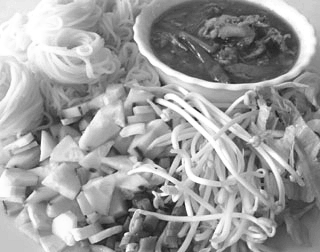
#> input picture example/image.png, 320 x 252 px, found by its file name
$ python FastMatch_demo.py
#> lines starting #> are read from the running program, lines starting #| are printed output that depends on the picture
import numpy as np
import cv2
import matplotlib.pyplot as plt
from tqdm import tqdm
import time

def FastMatch(template, img):
    epsilon                 = 0.15
    delta                   = 0.25
    photometricInvariance   = 0
    templateMask            = np.ones(template.shape)

    img          = MakeOdd(img)
    template     = MakeOdd(template)
    templateMask = MakeOdd(templateMask)

    ## image dimisions
    h1, w1 = template.shape[:2]
    h2, w2 = img.shape[:2]
    r1x    = 0.5 * (w1 - 1)
    r1y    = 0.5 * (h1 - 1)
    r2x    = 0.5 * (w2 - 1)
    r2y    = 0.5 * (h2 - 1)

    ## search range
    class SearchRange():
        def __init__(self, minScale, maxScale,\
                     minRotation, maxRotation, \
                     minTx=0, maxTx=0, minTy=0, maxTy=0):
            self.minScale       = minScale
            self.maxScale       = maxScale
            self.minRotation    = minRotation
            self.maxRotation    = maxRotation
            self.minTx          = minTx
            self.maxTx          = maxTx
            self.minTy          = minTy
            self.maxTy          = maxTy
    searchRange = SearchRange(
        minScale    = 0.5,
        maxScale    = 2,
        minRotation = -np.pi,
        maxRotation = np.pi,
    )
    searchRange.minTx       = -(r2x - r1x * searchRange.minScale)
    searchRange.maxTx       = r2x - r1x * searchRange.minScale
    searchRange.minTy       = -(r2y - r1y * searchRange.minScale)
    searchRange.maxTy       = r2y - r1y * searchRange.minScale


    # check
    assert (searchRange.minScale    >=0)        & (searchRange.minScale     <=1)
    assert (searchRange.maxScale    >=1)        & (searchRange.maxScale     <=5)
    assert (searchRange.minRotation >=-np.pi)   & (searchRange.minRotation  <=0)
    assert (searchRange.maxRotation >=0)        & (searchRange.maxRotation  <= np.pi)

    # copy params
    minScale    = searchRange.minScale
    maxScale    = searchRange.maxScale
    minRotation = searchRange.minRotation
    maxRotation = searchRange.maxRotation
    minTx       = max(searchRange.minTx,-(r2x-r1x*minScale))
    maxTx       = min(searchRange.maxTx,r2x-r1x*minScale)
    minTy       = max(searchRange.minTy,-(r2y-r1y*minScale))
    maxTy       = min(searchRange.maxTy,r2y-r1y*minScale)

    ## parametrize the initial grid
    bounds, steps = GenerateGrid(w1,h1,delta,minTx,maxTx,minTy,maxTy,minRotation,maxRotation,minScale,maxScale)

    bestConfig,bestTransMat,sampledError = \
        FindBestTransformation(template,img,bounds,steps,epsilon,delta,photometricInvariance, templateMask)

    return bestConfig,bestTransMat,sampledError

def MakeOdd(img):
    if len(img.shape) == 2:
        h, w = img.shape[:2]
    elif len(img.shape) == 3:
        h, w, d = img.shape
        if d >> 1 << 1== d:
            img = img[:,:,:-1]

    croppedH = 0
    croppedW = 0

    if h >> 1 << 1 == h:
        cropppedH = 1
        img = img[:-1]
    if w >> 1 << 1 == w:
        croppedW = 1
        img = img[:, :-1]
    return img

def GenerateGrid(sourceW, sourceH, delta,minTx,maxTx,minTy,maxTy,minR,maxR,minS,maxS):
    class GridValue():
        def __init__(self, tx, ty, r, s):
            self.tx = tx
            self.ty = ty
            self.r  = r
            self.s  = s

    bounds = GridValue(
        tx = [minTx, maxTx],
        ty = [minTy, maxTy],
        r  = [minR, maxR],
        s  = [minS, maxS]
    )

    steps = GridValue(
        tx = delta * sourceW / np.sqrt(2),
        ty = delta * sourceH / np.sqrt(2),
        r  = delta * np.sqrt(2),
        s  = delta / np.sqrt(2)
    )

    return bounds, steps

def FindBestTransformation(I1, I2, bounds, steps, epsilon, delta, photometricInvariance, templateMask):
    ## %% blur in main loop - this reduces the total-variation and gives better results
    assert len(I1.shape) == 2, 'the img must be gray'
    origI1 = I1.copy()
    origI2 = I2.copy()

    h1, w1 = I1.shape

    ## generate Theta(1/eps^2) random points
    numPoints = round(10 / epsilon ** 2)
    xs, ys = getPixelSample(templateMask, numPoints)

    ## generate the Net
    configs, gridSize = CreateListOfConfigs(bounds, steps)

    if configs.shape[0] > 71000000:
        raise 'more than 35 million configs!'

    # main loop
    deltaFact = 1.511
    level = 0
    bestDists = []
    perRoundNumConfigs = []
    perRoundNumGoodConfigs = []
    perRoundOrig_percentage = []
    bestGridVec = []
    newDelta = delta

    while 1:
        level = level + 1

        # if (isGrayscale)  the pic is must gray, bcz we use the assert
        blur_sigma = 1.5 + 0.5 / deltaFact**(level-1)
        blur_size = np.ceil(4 * blur_sigma).astype(np.int16)
        if blur_size % 2 == 0:
            blur_size += 1

        I1 = cv2.GaussianBlur(origI1, (blur_size, blur_size), blur_sigma, cv2.BORDER_REFLECT)
        I2 = cv2.GaussianBlur(origI2, (blur_size, blur_size), blur_sigma, cv2.BORDER_REFLECT)

        h2, w2 = I2.shape

        r1x = 0.5*(w1-1)
        r1y = 0.5*(h1-1)
        r2x = 0.5*(w2-1)
        r2y = 0.5*(h2-1)

        # 0] if limited rotation range -fileter out illegal rotations
        if bounds.r[0] > -np.pi or bounds.r[1] > np.pi:
            minRot = bounds.r[0]
            maxRot = bounds.r[1]
            # totla rotations in the range [0, 2*pi]
            totalRots = divmod(configs[:,2] + configs[:,5], 2*np.pi)[1]
            # total rotation in the range [-pi, pi]
            # TODebug:
            totalRots[totalRots > np.pi] = totalRots[totalRots > np.pi] - 2*np.pi
            # filtering
            configs = configs[np.logical_and(totalRots > minRot , totalRots < maxRot), :]

        # 1] translate config vectors to matrix form
        # Configs2AffineMEX = tic
        print('---- Configs2Affine, with %d configs -----\n'%configs.shape[0])

        matrixConfigs_mex, insiders = \
            Configs2Affine_mex(configs, h1, w1, h2, w2, r1x, r1y, r2x, r2y)

        inBoundaryInds = np.nonzero(insiders)[0]
        matrixConfigs_mex = matrixConfigs_mex[inBoundaryInds, :]
        origNumConfigs = configs.shape[0]

        configs = configs[inBoundaryInds, :]

        # 2] evaluate all configurations
        EvaluateConfigsMEX = time.time()

        distances = EvaluateConfigs_mex(I1, I2, matrixConfigs_mex, xs, ys, photometricInvariance)
        print('---- Evaluate Configs vectorized, with %d configs ----\n' % configs.shape[0])

        EvaluateConfigs_mex_time = time.time() - EvaluateConfigsMEX
        print(f'@@@@ Time cost: {EvaluateConfigs_mex_time:.3f} sec.')

        bestDist, ind = np.min(distances), np.argmin(distances)
        bestConfig = configs[ind, :]
        bestTransMat = CreateAffineTransformation(configs[ind, :])

        # 3] choose the 'surviving' configs and delta for next round
        goodConfigs, tooHighPercentage, extremHighPrecent, veryLowPercentage, orig_percentage, thresh = \
            GetGoodConfigsByDistance(configs, bestDist, newDelta, distances, bestGridVec)

        numGoodConfigs = goodConfigs.shape[0]
        print('$$$ best Dist = %.3f\n' % bestDist)
        print('$$ numGoodConfigs: %d (out of %d), orig precentage: %.4f, bestDist: %.4f, thresh: %.4f\n' %
              (goodConfigs.shape[0], configs.shape[0], orig_percentage, bestDist, thresh))

        # collect round stats
        if len(bestDists) + 1 == level:
            bestDists.append(bestDist)
            perRoundNumConfigs.append(origNumConfigs)
            perRoundNumGoodConfigs.append(numGoodConfigs)
            perRoundOrig_percentage.append(orig_percentage)
        else:
            bestDists[level - 1] = bestDist
            perRoundNumConfigs[level - 1] = origNumConfigs
            perRoundNumGoodConfigs[level - 1] = numGoodConfigs
            perRoundOrig_percentage[level - 1] = orig_percentage

        # 4] break conditions of Branch-and-Bound
        conditions = [0] * 6
        conditions[0] = bestDist < 0.005 # % good enough 1
        conditions[1] = (level > 5) and (bestDist < 0.01) #  % good enough 2
        conditions[2] = (level >= 20) #  % enough levels
        conditions[3] = ((level > 3) and (bestDist > np.mean(bestDists[level-3:level-1])*0.97)) # % no improvement in last 3 rounds
        conditions[4] = ((level > 2) and (numGoodConfigs>1000) and extremHighPrecent ) # % too high expansion rate
        conditions[5] = ((level > 3) and (numGoodConfigs>1000) and (numGoodConfigs>50*min(perRoundNumGoodConfigs))) # % a deterioration in the focus

        if any(conditions):
            print(f'breaking BnB at level {level} due to conditions: ', np.nonzero(conditions)[0])
            print('best distances by round: ', bestDists)
            print('num configs per round(K):  ', [ i/1000 for i in perRoundNumConfigs])
            print('# good configs per round: ', perRoundNumGoodConfigs)
            print('percentage to expand:   ', perRoundOrig_percentage)
            break

        # 6] debug: visualize on histogram

        # 7] expand 'surviving' configs for next round
        #    # ('restart' = [with samller delta] if not too many configs and not too high percentage of configs to expand)
        if (not veryLowPercentage) and \
            ( (tooHighPercentage and (bestDist > 0.1) and ((level == 1) and (origNumConfigs < 7.5 * 1e+6)) ) or \
              (                      (bestDist > 0.15) and ((level == 1) and (origNumConfigs < 5 * 1e+6))  )    ) :
            fact = 0.9
            print(' ##### RESRARTING!!! changing from delta: %.3f, to delta: %.3f\n' %(newDelta, newDelta*fact))
            newDelta = newDelta * fact
            level = 0
            steps.tx = fact * steps.tx
            steps.ty = fact*steps.ty
            steps.r = fact*steps.r
            steps.s = fact*steps.s
            configs,gridSize = CreateListOfConfigs(bounds,steps)
        else:
            prevDelta = newDelta
            newDelta = newDelta / deltaFact
            print('##### CONTINUING!!! prevDelta = %.3f,  newDelta = %.3f \n'%(prevDelta,newDelta))

            # expand the good configs
            expandType = 'randomExpansion' # 'fullExpansion'
            if expandType == 'randomExpansion':
                expandedConfigs = ExpandConfigsRandom(goodConfigs,steps,level,80,deltaFact)
            configs = np.vstack([goodConfigs, expandedConfigs])

        print('***')
        print('*** level %d:|goodConfigs| = %d, |expandedConfigs| = %d'%(level, numGoodConfigs, configs.shape[0]))
        print('***')

        # 8] refresh random points
        xs, ys = getPixelSample(templateMask, numPoints)

    ## debug error
    ## for output
    sampledError = bestDist

    return bestConfig, bestTransMat, sampledError

def getPixelSample(mask, numPoints):
    h, w = mask.shape
    nzeroInd = np.nonzero(mask.reshape(-1))[0]
    rng = np.random.default_rng()
    idx = rng.choice(nzeroInd, numPoints, replace=False)
    ys, xs = np.divmod(idx, w)
    return xs, ys

def CreateListOfConfigs(bounds, steps):
    # return configs' shape is 42525x6
    tx_steps = np.arange(bounds.tx[0], bounds.tx[1] + 0.5*steps.tx, steps.tx)
    ty_steps = np.arange(bounds.ty[0], bounds.ty[1] + 0.5*steps.ty, steps.ty)
    r_steps  = np.arange(-np.pi, np.pi, steps.r)
    s_steps  = np.arange(bounds.s[0], bounds.s[1] + 0.5*steps.s, steps.s)

    # number of steps
    ntx_steps = len(tx_steps)
    nty_steps = len(ty_steps)
    ns_steps = len(s_steps)
    nr_steps = len(r_steps)

    # second rotation is s special case (can be limited to a single quartile)
    #TODO: to understand
    quartile1_r_steps = r_steps[r_steps < -np.pi/2 + steps.r/2]
    NR2_steps = len(quartile1_r_steps)

    # gridsize
    gridSize = ntx_steps * nty_steps * (ns_steps**2) * (nr_steps * NR2_steps)

    configs = createlist_mex(ntx_steps,nty_steps,nr_steps,NR2_steps,ns_steps,tx_steps,ty_steps,r_steps,s_steps,gridSize)
    return configs, gridSize

def createlist_mex(ntx_steps, nty_steps, nr_steps, NR2_steps, ns_steps, tx_steps, ty_steps, r_steps, s_steps, gridSize):
    configs = np.zeros([gridSize, 6])

    gridInd = 0
    for tx_ind in range(ntx_steps):
        tx = tx_steps[tx_ind]
        for ty_ind in range(nty_steps):
            ty = ty_steps[ty_ind]
            for r1_ind in range(nr_steps):
                r1 = r_steps[r1_ind]
                for r2_ind in range(NR2_steps):
                    r2 = r_steps[r2_ind]
                    for sx_ind in range(ns_steps):
                        sx = s_steps[sx_ind]
                        for sy_ind in range(ns_steps):
                            sy = s_steps[sy_ind]
                            configs[gridInd, 0] = tx
                            configs[gridInd, 1] = ty
                            configs[gridInd, 2] = r2
                            configs[gridInd, 3] = sx
                            configs[gridInd, 4] = sy
                            configs[gridInd, 5] = r1
                            gridInd += 1
    return configs

def Configs2Affine_mex(configs, sourceH, sourceW, targetH, targetW, r1x, r1y, r2x, r2y):
    numConfigs = configs.shape[0]
    affines = np.zeros([numConfigs, 6], dtype=np.float64)
    insiders = np.zeros([numConfigs,], dtype=np.int8)


    affines[:, 0]  = configs[:, 3]*np.cos(configs[:, 5])*np.cos(configs[:, 2]) - configs[:, 4]*np.sin(configs[:, 5])*np.sin(configs[:, 2])
    affines[:, 1]  = - configs[:, 3]*np.cos(configs[:, 5])*np.sin(configs[:, 2]) - configs[:, 4]*np.cos(configs[:, 2])*np.sin(configs[:, 5])
    affines[:, 2]  = configs[:, 0]
    affines[:, 3]  = configs[:, 3]*np.cos(configs[:, 2])*np.sin(configs[:, 5]) + configs[:, 4]*np.cos(configs[:, 5])*np.sin(configs[:, 2])
    affines[:, 4]  = configs[:, 4]*np.cos(configs[:, 5])*np.cos(configs[:, 2]) - configs[:, 3]*np.sin(configs[:, 5])*np.sin(configs[:, 2])
    affines[:, 5]  = configs[:, 1]

    c1x = affines[:, 0]  *(1-(r1x+1)) + affines[:, 1]*(1-(r1y+1)) + (r2x+1) + configs[:, 0]
    c1y = affines[:, 3]*(1-(r1x+1)) + affines[:, 4]*(1-(r1y+1)) + (r2y+1) + configs[:, 1]
    c2x = affines[:, 0]  *(sourceW-(r1x+1)) + affines[:, 1]*(1-(r1y+1)) + (r2x+1) + configs[:, 0]
    c2y = affines[:, 3]*(sourceW-(r1x+1)) + affines[:, 4]*(1-(r1y+1)) + (r2y+1) + configs[:, 1]
    c3x = affines[:, 0]  *(sourceW-(r1x+1)) + affines[:, 1]*(sourceH-(r1y+1)) + (r2x+1) + configs[:, 0]
    c3y = affines[:, 3]*(sourceW-(r1x+1)) + affines[:, 4]*(sourceH-(r1y+1)) + (r2y+1) + configs[:, 1]
    c4x = affines[:, 0]  *(1-(r1x+1)) + affines[:, 1]*(sourceH-(r1y+1)) + (r2x+1) + configs[:, 0]
    c4y = affines[:, 3]*(1-(r1x+1)) + affines[:, 4]*(sourceH-(r1y+1)) + (r2y+1) + configs[:, 1]

    flag = np.array([c1x>-10, c1x<targetW+10, c1y>-10, c1y<targetH+10,
            c2x>-10, c2x<targetW+10, c2y>-10, c2y<targetH+10,
            c3x>-10, c3x<targetW+10, c3y>-10, c3y<targetH+10,
            c4x>-10, c4x<targetW+10, c4y>-10, c4y<targetH+10 ])
    insiders = np.sum(flag, axis=0)
    insiders = np.where(insiders == 16, 1, 0)

    # [29 lines of commented-out code are left out]
    return affines, insiders

def EvaluateConfigs_mex(I1, I2, configs, xs, ys, photometricInvariance):
    xs = xs.astype(np.int32)
    ys = ys.astype(np.int32)
    h1, w1 = I1.shape[:2]
    h2, w2 = I2.shape[:2]

    # I1 = np.arange(h1*w1) + 1
    # I2 = np.arange(h2*w2) + 1
    img1 = I1.reshape(-1,)
    img2 = np.zeros([5 * h2 * w2, ])
    img2[2 * h2 * w2 : 3 * h2 * w2] = I2.reshape(-1,)

    numConfigs = configs.shape[0]
    numPoints  = len(xs)

    r1x = 0.5*(w1-1)
    r1y = 0.5*(h1-1)
    r2x = 0.5*(w2-1)
    r2y = 0.5*(h2-1)

    distances   = np.zeros([numConfigs, ])
    xs_centered = np.zeros([1, numPoints], dtype=np.int64)
    ys_centered = np.zeros([1, numPoints], dtype=np.int64)
    valsI1      = np.zeros([numPoints, 1], dtype=np.float64)

    # /*Centered pointes*/   ?????  what is center point
    xs_centered = xs - (r1x + 1)
    ys_centered = ys - (r1y + 1)
    # /*Precalculating source point indices into I1 (and the values themselves)*/
    valsI1 = img1[ys*w1 + xs]

    tmp1 = (r2x+1) + configs[:, 2] + 0.5
    tmp2 = (r2y+1) + configs[:, 5] + 0.5 + 2*h2

    targetPoint_x = np.dot(configs[:, 0].reshape(-1,1), xs_centered.reshape(1, -1)) + \
        np.dot(configs[:, 1].reshape(-1,1), ys_centered.reshape(1,-1)) + tmp1.reshape(-1,1)
    targetPoint_y = np.dot(configs[:, 3].reshape(-1,1), xs_centered.reshape(1, -1)) + \
        np.dot(configs[:, 4].reshape(-1,1), ys_centered.reshape(1,-1)) + tmp2.reshape(-1,1)    # includes rounding
    targetPoint_x = targetPoint_x.astype(np.int64)
    targetPoint_y = targetPoint_y.astype(np.int64)
    targetInd     = targetPoint_y  * w2 + targetPoint_x

    distances = np.mean(np.fabs(valsI1.reshape(1,-1) - img2[targetInd]), axis=1)

    # [21 lines of commented-out code are left out]
    return distances

# [95 lines left out: functions CreateAffineTransformation, GetGoodConfigsByDistance, GetThreshPerDelta, IsMemberApprox, ExpandConfigsRandom, MatchingResult, not called in this run]

if __name__ == '__main__':
    # img = cv2.imread(r'imgPairs\image__1.png', 0)
    # template = cv2.imread(r'imgPairs\image_for_template__1.png', 0)
    img = cv2.imread(r'example\image.png', 0)
#> img is the input picture: shape (252, 320); min 21, max 255, mean 157.5
    template = cv2.imread(r'example\template.png', 0)
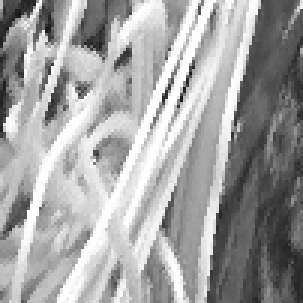
#> input picture example/template.png, 101 x 101 px, found by its file name (shown 3 times larger)
#> template is the input picture: shape (101, 101); min 21, max 255, mean 162
    img = img / 255
    template = template / 255
    # FastMatch(templage, img)
    start_time = time.time()
    bestConfig, bestTransMat, sampledError = FastMatch(template, img)
#> in MakeOdd, `img = img[:-1]`:
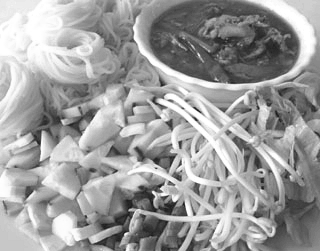
#> img: shape (251, 320) float64; min 0.0824, max 1, mean 0.618
#> in MakeOdd, `img = img[:, :-1]`:
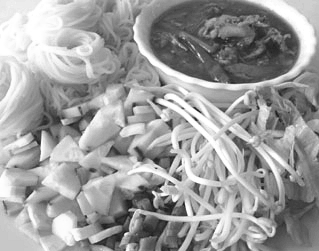
#> img: shape (251, 319) float64; min 0.0824, max 1, mean 0.618
#> in getPixelSample, `nzeroInd = np.nonzero(mask.reshape(-1))[0]`: nzeroInd = 10201 values from 0 to 10200
#> in getPixelSample, `idx = rng.choice(nzeroInd, numPoints, replace=False)`: idx = 444 values, max 10134 at index 87, min 0 at index 157, mean 5202.9
#> in getPixelSample, `ys, xs = np.divmod(idx, w)`: ys = 444 values, max 100 at index 87, min 0 at index 157, mean 51.04; xs = 444 values, max 100 at index 161, min 0 at index 57, mean 47.76
#> in FindBestTransformation, `xs, ys = getPixelSample(templateMask, numPoints)`: templateMask: shape (101, 101) float64; every value is 1
#> the loop in FindBestTransformation, `while 1:` made 1 pass
#> numPoints in EvaluateConfigs_mex on pass 1: 444
#> pass 1, in FindBestTransformation, `I1 = cv2.GaussianBlur(origI1, (blur_size, blur_size), blur_sigma, cv2...`:
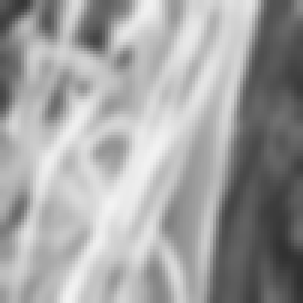
#> I1: shape (101, 101) float64 (shown 3 times larger); min 0.187, max 0.954, mean 0.635
#> pass 1, in FindBestTransformation, `I2 = cv2.GaussianBlur(origI2, (blur_size, blur_size), blur_sigma, cv2...`:
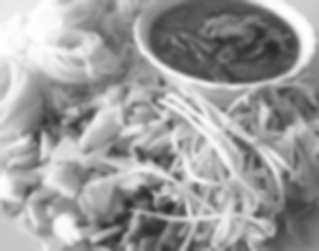
#> I2: shape (251, 319) float64; min 0.163, max 1, mean 0.618
#> after the loop in FindBestTransformation, `while 1:`: bestDists = []; gridSize = 1399680; level = 1; newDelta = 0.25; perRoundNumConfigs = []; steps.r = 0.354; steps.s = 0.177; steps.tx = 17.85
#> (the run stopped early here; a loop or call above may not have finished)
